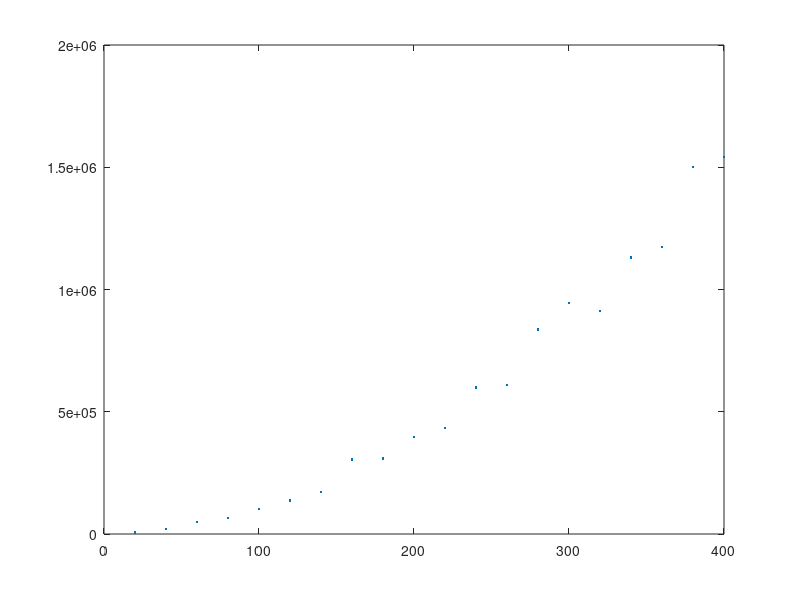

MATLAB code for this plot:
re = [
20 6337.37
40 21549.4
60 48348
80 66300.7
100 101741
120 136638
140 171268
160 304378
180 308942
200 395998
220 433990
240 599883
260 608900
280 836829
300 945996
320 911537
340 1.13081e+06
360 1.17427e+06
380 1.5019e+06
400 1.54225e+06
];
plot(re(:, 1), re(:, 2), '.');
